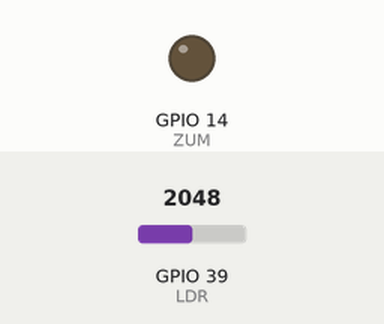
The sketch below on a simulated ESP32. Parts: output pins drawn as LEDs (lit = HIGH). Dashed ring = blinking. The test bench sets the inputs (shaded band); at power-on: GPIO 39 (LDR) = 2048.

Above: at 1.2 s.
1.3 s: GPIO 39 (LDR) set to 1979
At 1.78 s:
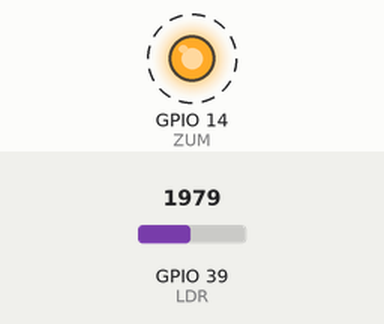
4.3 s: GPIO 39 (LDR) set to 2866
At 5.0 s:
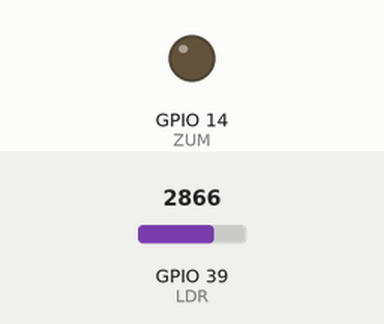
5.9 s: GPIO 39 (LDR) set to 1228
At 8.8 s:
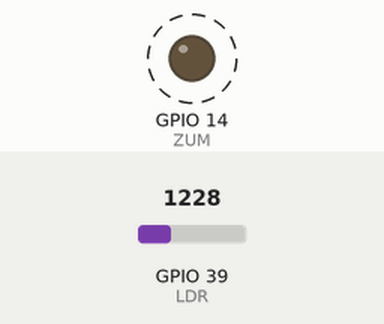
8.9 s: GPIO 39 (LDR) set to 491
At 9.4 s:
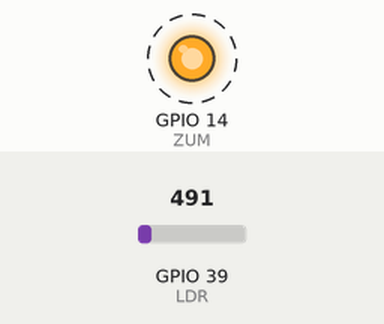
Timing chart, 0 to 12.9 s (numbered marks = the images above; inputs shaded):
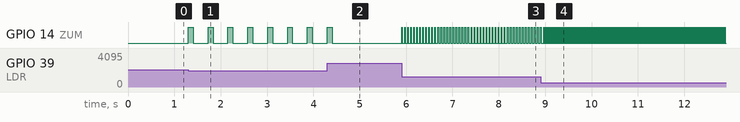

Measured:
- the behaviour switches between 2048 and 2047 on GPIO 39 (LDR) (found by bisection; images 0 and 1)
- after the input at 1.3 s, GPIO 14 (ZUM): alternates HIGH for 0.11 s and LOW for 0.32 s, starting at once
- after the input at 4.3 s, GPIO 14 (ZUM): goes on until 4.4 s, then stays LOW
- after the input at 5.9 s, GPIO 14 (ZUM): alternates HIGH for 0.02 s and LOW for 0.05 s, starting at once
- after the input at 8.9 s, GPIO 14 (ZUM): alternates HIGH for 0.01 s and LOW for 0.03 s, starting after 0.11 s

The sketch:

Sensor_proximidad.ino
```cpp
/*
 *  Sensor de proximidad con LDR:
 *
 *  En esta actividad se simula ser un sensor de proximidad como los de los automoviles.
 *  El principio de funcionamiento sería que cuando estamos mas cerca de un objeto, este
 *  proyecta cierta sombra hacia nosotros (en este caso hacia el kid maker), que se puede
 *  percibir utilizando el LDR.
 *
 *  Nota:
 *  - No es necesario descargar ninguna librería para esta actividad
 *  - No se requiere ningun tipo de componente extra para esta actividad.
 *  - Es necesario tener la Placa Educativa conectada a su computadora,
 *    y haber seleccionado la placa correspondiente en herramientas.
 *
 *
  */

#define ZUM 14   // Definimos el Pin del zumbador, en este caso es el 14.
#define LDR 39 // Definimos el Pin del sensor LDR, en este caso es el 39.

//////////////////////////////
////  Variables globales  ////
int luminosidad=0;          // indicador de luminocidad
int luminosidad_estable=0;  //indica la luminocidad que se tiene en estado normal, sin objetos acercandose
int luminosidad_anterior=0; //aqui se guarda la muestra de lumonosidad de un ciclo anterior
uint32_t tiempo_var=0;      //guarda el valor de millis() de la ultima vez que hubo una variacion en la luminocidad


////////////////////////////////////
////  Declaracion de funciones  ////
void controla_buzzer(int);        // funcion que controla la frecuencia de pitido del buzzer

// Declaramos las variables a enviar
void setup() {
  Serial.begin(115200);             // seteamos la comunicacion a 115200 bps

  pinMode(ZUM, OUTPUT);             //Inicializamos el pin digital del zumbador como salida.

}

// La funcion "loop" se ejecuta una y otra vez constantemente.
void loop() {
  luminosidad=map(analogRead(LDR), 4095, 0, 100, 0);  // Leemos el LDR, usamos la funcion "map" para convertir el valor analogico
                                                      // de 0-4095 a 0-100 el cual sera nuestro porcentaje, y lo guardamos en
                                                      // una variable del tipo entero

  //entra al if solo al principio, ya que se considera que nunca la luminosidad estable es cero
  if(luminosidad_estable==0){                         // al principio considero que nadie se está acercando
    luminosidad_estable=luminosidad;                  // y considero que la luminocidad que mide primero es la que se tiene de manera estable
    luminosidad_anterior=luminosidad;
    tiempo_var=millis();
  }

  int diferencia_luminosidad;                         //variable que se le pasa a la funcion para controlar el buzzer
  if(luminosidad<luminosidad_estable){                //si la lumionicidad disminuye quiere decir que algo se está acercando
    diferencia_luminosidad=luminosidad_estable-luminosidad; // calculo la diferencia de lumoinocidades
  }else{                                              //si no, lo iguala a 0
    diferencia_luminosidad=0;
  }

  if(luminosidad==luminosidad_anterior){              //si la luminocidad se mantiene estable se cree que no hay objetos acercandose                                //entonces activo un contador para medir
    if((millis()-tiempo_var)>10000){                  //si el tiempo que paso desde la ultima variacion es mayor a 15 segundos
      luminosidad_estable=luminosidad;                //se supone que cambió la luz ambiente y no que hay un objeto acercandoce,
                                                      //entonces se cambia el valor de luminocidad estable
    }
  }else{                                              //si no es igual, quiere decir que la lumonocidad cambió
    luminosidad_anterior=luminosidad;                 //se guarda la luminocidad actual en la variable de luminocidad anterior
    tiempo_var=millis();                              //y se guarda el tiempo de la ultima variacion
  }

  controla_buzzer(diferencia_luminosidad);            //finalmente se llama a la función del buzzer y se le pasa la diferencia de luminocidad

}

//////////////////////////////////
////  Definicion de funciones ////
void controla_buzzer(int diferencia){ // funcion que controla la frecuencia de pitido del buzzer
  int T;                              // se declara el tiempo que dura  un periodo del pitido
  T=3000/(3+diferencia*2);            //se calcula con la funcion experimental, para que a medida que
                                      //la diferencia aumente, el periodo disminuya
  if(diferencia>0){                   //solo emite pitidos si hay una diferencia entre la lumonocidad estable y la actual
    digitalWrite(ZUM, HIGH);          //enciende el buzzer
    delay(T/4);                       //esta encendido solo la cuarta parte del periodo para que no sea tan molesto
    digitalWrite(ZUM, LOW);           //apaga el buzzer
    delay(3*T/4);                     //espera el resto del periodo
  }
}
```
